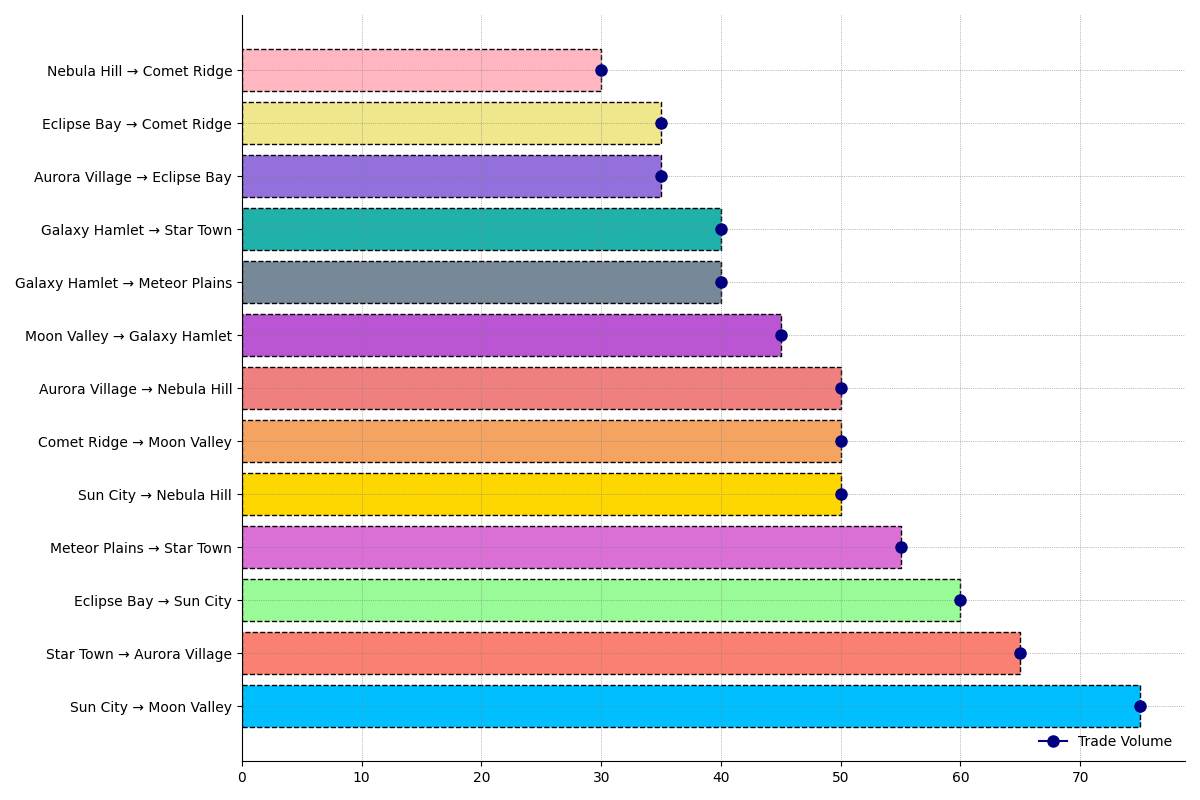

Python code for this plot:
import matplotlib.pyplot as plt

# Altered trade routes with changed town connections and volumes
trade_routes = [
    ("Eclipse Bay", "Sun City", 60), 
    ("Sun City", "Nebula Hill", 50), 
    ("Meteor Plains", "Star Town", 55), 
    ("Aurora Village", "Eclipse Bay", 35), 
    ("Comet Ridge", "Moon Valley", 50), 
    ("Galaxy Hamlet", "Meteor Plains", 40), 
    ("Moon Valley", "Galaxy Hamlet", 45), 
    ("Nebula Hill", "Comet Ridge", 30),
    ("Star Town", "Aurora Village", 65), 
    ("Sun City", "Moon Valley", 75), 
    ("Aurora Village", "Nebula Hill", 50), 
    ("Eclipse Bay", "Comet Ridge", 35), 
    ("Galaxy Hamlet", "Star Town", 40)
]

trade_volumes = sorted(trade_routes, key=lambda x: x[2], reverse=True)

routes_labels = [f"{u} → {v}" for u, v, w in trade_volumes]
volumes = [w for u, v, w in trade_volumes]

fig, ax = plt.subplots(figsize=(12, 8))
new_colors = ['deepskyblue', 'salmon', 'palegreen', 'orchid', 'gold', 'sandybrown', 'lightcoral', 'mediumorchid', 
              'lightslategray', 'lightseagreen', 'mediumpurple', 'khaki', 'lightpink']

ax.barh(routes_labels, volumes, color=new_colors, edgecolor='black', linestyle='--')

marker_style = dict(marker='o', markersize=8, color='navy')
for y, (label, vol) in enumerate(zip(routes_labels, volumes)):
    ax.plot(vol, y, **marker_style)

ax.grid(True, linestyle=':', linewidth=0.5, color='grey')

ax.legend(['Trade Volume'], loc='lower right', frameon=False)

ax.spines['top'].set_visible(False)
ax.spines['right'].set_visible(False)

plt.tight_layout()
plt.show()
